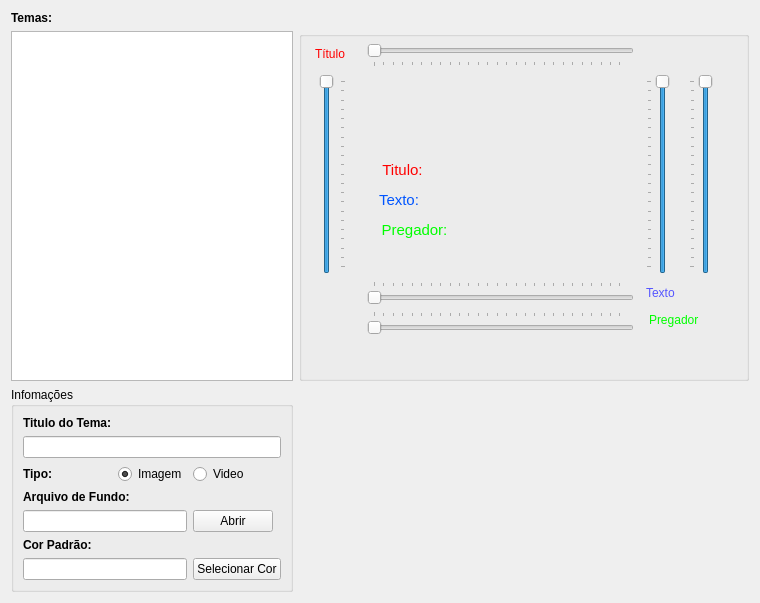
      <widget class="QWidget" name="tabEdicaoTemas">
       <attribute name="title">
        <string>Edição de Temas</string>
       </attribute>
       <layout class="QGridLayout" name="gridLayout_16">
        <item row="0" column="0">
         <widget class="QLabel" name="label_44">
          <property name="text">
           <string>&lt;!DOCTYPE HTML PUBLIC &quot;-//W3C//DTD HTML 4.0//EN&quot; &quot;http://www.w3.org/TR/REC-html40/strict.dtd&quot;&gt;
&lt;html&gt;&lt;head&gt;&lt;meta name=&quot;qrichtext&quot; content=&quot;1&quot; /&gt;&lt;style type=&quot;text/css&quot;&gt;
p, li { white-space: pre-wrap; }
&lt;/style&gt;&lt;/head&gt;&lt;body style=&quot; font-family:'DejaVu Sans'; font-size:9pt; font-weight:400; font-style:normal;&quot;&gt;
&lt;p style=&quot; margin-top:0px; margin-bottom:0px; margin-left:0px; margin-right:0px; -qt-block-indent:0; text-indent:0px;&quot;&gt;&lt;span style=&quot; font-weight:600;&quot;&gt;Temas:&lt;/span&gt;&lt;/p&gt;&lt;/body&gt;&lt;/html&gt;</string>
          </property>
         </widget>
        </item>
        <item row="1" column="0">
         <widget class="QListWidget" name="lstTemasPregadores"/>
        </item>
        <item row="1" column="1">
         <widget class="QGroupBox" name="grbTemaPregador">
          <property name="minimumSize">
           <size>
            <width>450</width>
            <height>350</height>
           </size>
          </property>
          <property name="maximumSize">
           <size>
            <width>450</width>
            <height>350</height>
           </size>
          </property>
          <property name="title">
           <string/>
          </property>
          <widget class="QLabel" name="label_41">
           <property name="geometry">
            <rect>
             <x>16</x>
             <y>11</y>
             <width>40</width>
             <height>25</height>
            </rect>
           </property>
           <property name="text">
            <string>&lt;!DOCTYPE HTML PUBLIC &quot;-//W3C//DTD HTML 4.0//EN&quot; &quot;http://www.w3.org/TR/REC-html40/strict.dtd&quot;&gt;
&lt;html&gt;&lt;head&gt;&lt;meta name=&quot;qrichtext&quot; content=&quot;1&quot; /&gt;&lt;style type=&quot;text/css&quot;&gt;
p, li { white-space: pre-wrap; }
&lt;/style&gt;&lt;/head&gt;&lt;body style=&quot; font-family:'Sans Serif'; font-size:9pt; font-weight:400; font-style:normal;&quot;&gt;
&lt;p style=&quot; margin-top:0px; margin-bottom:0px; margin-left:0px; margin-right:0px; -qt-block-indent:0; text-indent:0px;&quot;&gt;&lt;span style=&quot; color:#ff0000;&quot;&gt;Título&lt;/span&gt;&lt;/p&gt;&lt;/body&gt;&lt;/html&gt;</string>
           </property>
          </widget>
          <widget class="QSlider" name="vsrTituloPregador">
           <property name="geometry">
            <rect>
             <x>16</x>
             <y>43</y>
             <width>31</width>
             <height>200</height>
            </rect>
           </property>
           <property name="sizePolicy">
            <sizepolicy hsizetype="Fixed" vsizetype="Expanding">
             <horstretch>0</horstretch>
             <verstretch>0</verstretch>
            </sizepolicy>
           </property>
           <property name="maximumSize">
            <size>
             <width>267</width>
             <height>200</height>
            </size>
           </property>
           <property name="maximum">
            <number>200</number>
           </property>
           <property name="value">
            <number>200</number>
           </property>
           <property name="orientation">
            <enum>Qt::Vertical</enum>
           </property>
           <property name="tickPosition">
            <enum>QSlider::TicksBelow</enum>
           </property>
          </widget>
          <widget class="QSlider" name="hsrTextoPregador">
           <property name="enabled">
            <bool>true</bool>
           </property>
           <property name="geometry">
            <rect>
             <x>68</x>
             <y>250</y>
             <width>267</width>
             <height>25</height>
            </rect>
           </property>
           <property name="maximumSize">
            <size>
             <width>267</width>
             <height>16777215</height>
            </size>
           </property>
           <property name="maximum">
            <number>267</number>
           </property>
           <property name="orientation">
            <enum>Qt::Horizontal</enum>
           </property>
           <property name="tickPosition">
            <enum>QSlider::TicksAbove</enum>
           </property>
          </widget>
          <widget class="QSlider" name="hsrTituloPregador">
           <property name="geometry">
            <rect>
             <x>68</x>
             <y>11</y>
             <width>267</width>
             <height>25</height>
            </rect>
           </property>
           <property name="maximumSize">
            <size>
             <width>267</width>
             <height>16777215</height>
            </size>
           </property>
           <property name="maximum">
            <number>267</number>
           </property>
           <property name="sliderPosition">
            <number>0</number>
           </property>
           <property name="orientation">
            <enum>Qt::Horizontal</enum>
           </property>
           <property name="tickPosition">
            <enum>QSlider::TicksBelow</enum>
           </property>
          </widget>
          <widget class="QSlider" name="vsrTextoPregador">
           <property name="geometry">
            <rect>
             <x>347</x>
             <y>43</y>
             <width>25</width>
             <height>200</height>
            </rect>
           </property>
           <property name="maximumSize">
            <size>
             <width>16777215</width>
             <height>200</height>
            </size>
           </property>
           <property name="maximum">
            <number>200</number>
           </property>
           <property name="value">
            <number>200</number>
           </property>
           <property name="orientation">
            <enum>Qt::Vertical</enum>
           </property>
           <property name="tickPosition">
            <enum>QSlider::TicksAbove</enum>
           </property>
          </widget>
          <widget class="QLabel" name="label_42">
           <property name="geometry">
            <rect>
             <x>347</x>
             <y>250</y>
             <width>38</width>
             <height>25</height>
            </rect>
           </property>
           <property name="text">
            <string>&lt;!DOCTYPE HTML PUBLIC &quot;-//W3C//DTD HTML 4.0//EN&quot; &quot;http://www.w3.org/TR/REC-html40/strict.dtd&quot;&gt;
&lt;html&gt;&lt;head&gt;&lt;meta name=&quot;qrichtext&quot; content=&quot;1&quot; /&gt;&lt;style type=&quot;text/css&quot;&gt;
p, li { white-space: pre-wrap; }
&lt;/style&gt;&lt;/head&gt;&lt;body style=&quot; font-family:'Sans Serif'; font-size:9pt; font-weight:400; font-style:normal;&quot;&gt;
&lt;p style=&quot; margin-top:0px; margin-bottom:0px; margin-left:0px; margin-right:0px; -qt-block-indent:0; text-indent:0px;&quot;&gt;&lt;span style=&quot; color:#5555ff;&quot;&gt;Texto&lt;/span&gt;&lt;/p&gt;&lt;/body&gt;&lt;/html&gt;</string>
           </property>
          </widget>
          <widget class="QLabel" name="lblPregadorImageVis">
           <property name="geometry">
            <rect>
             <x>68</x>
             <y>43</y>
             <width>267</width>
             <height>200</height>
            </rect>
           </property>
           <property name="text">
            <string/>
           </property>
          </widget>
          <widget class="QLabel" name="lblPregadorTextoVis">
           <property name="enabled">
            <bool>false</bool>
           </property>
           <property name="geometry">
            <rect>
             <x>80</x>
             <y>160</y>
             <width>41</width>
             <height>22</height>
            </rect>
           </property>
           <property name="text">
            <string>&lt;!DOCTYPE HTML PUBLIC &quot;-//W3C//DTD HTML 4.0//EN&quot; &quot;http://www.w3.org/TR/REC-html40/strict.dtd&quot;&gt;
&lt;html&gt;&lt;head&gt;&lt;meta name=&quot;qrichtext&quot; content=&quot;1&quot; /&gt;&lt;style type=&quot;text/css&quot;&gt;
p, li { white-space: pre-wrap; }
&lt;/style&gt;&lt;/head&gt;&lt;body style=&quot; font-family:'DejaVu Sans'; font-size:9pt; font-weight:400; font-style:normal;&quot;&gt;
&lt;p style=&quot; margin-top:0px; margin-bottom:0px; margin-left:0px; margin-right:0px; -qt-block-indent:0; text-indent:0px; font-family:'Sans Serif';&quot;&gt;&lt;span style=&quot; font-size:11pt; color:#0055ff;&quot;&gt;Texto:&lt;/span&gt;&lt;/p&gt;&lt;/body&gt;&lt;/html&gt;</string>
           </property>
           <property name="alignment">
            <set>Qt::AlignLeading|Qt::AlignLeft|Qt::AlignTop</set>
           </property>
          </widget>
          <widget class="QLabel" name="lblPregadorTituloVis">
           <property name="geometry">
            <rect>
             <x>80</x>
             <y>130</y>
             <width>47</width>
             <height>23</height>
            </rect>
           </property>
           <property name="text">
            <string>&lt;!DOCTYPE HTML PUBLIC &quot;-//W3C//DTD HTML 4.0//EN&quot; &quot;http://www.w3.org/TR/REC-html40/strict.dtd&quot;&gt;
&lt;html&gt;&lt;head&gt;&lt;meta name=&quot;qrichtext&quot; content=&quot;1&quot; /&gt;&lt;style type=&quot;text/css&quot;&gt;
p, li { white-space: pre-wrap; }
&lt;/style&gt;&lt;/head&gt;&lt;body style=&quot; font-family:'DejaVu Sans'; font-size:9pt; font-weight:400; font-style:normal;&quot;&gt;
&lt;p style=&quot; margin-top:0px; margin-bottom:0px; margin-left:0px; margin-right:0px; -qt-block-indent:0; text-indent:0px; font-family:'Sans Serif';&quot;&gt;&lt;span style=&quot; font-size:11pt; color:#ff0000;&quot;&gt;Titulo:&lt;/span&gt;&lt;/p&gt;&lt;/body&gt;&lt;/html&gt;</string>
           </property>
           <property name="alignment">
            <set>Qt::AlignHCenter|Qt::AlignTop</set>
           </property>
          </widget>
          <widget class="QSlider" name="hsrPregadorPregador">
           <property name="enabled">
            <bool>true</bool>
           </property>
           <property name="geometry">
            <rect>
             <x>68</x>
             <y>280</y>
             <width>267</width>
             <height>25</height>
            </rect>
           </property>
           <property name="maximumSize">
            <size>
             <width>267</width>
             <height>16777215</height>
            </size>
           </property>
           <property name="maximum">
            <number>267</number>
           </property>
           <property name="orientation">
            <enum>Qt::Horizontal</enum>
           </property>
           <property name="tickPosition">
            <enum>QSlider::TicksAbove</enum>
           </property>
          </widget>
          <widget class="QLabel" name="label_43">
           <property name="geometry">
            <rect>
             <x>350</x>
             <y>280</y>
             <width>62</width>
             <height>19</height>
            </rect>
           </property>
           <property name="text">
            <string>&lt;!DOCTYPE HTML PUBLIC &quot;-//W3C//DTD HTML 4.0//EN&quot; &quot;http://www.w3.org/TR/REC-html40/strict.dtd&quot;&gt;
&lt;html&gt;&lt;head&gt;&lt;meta name=&quot;qrichtext&quot; content=&quot;1&quot; /&gt;&lt;style type=&quot;text/css&quot;&gt;
p, li { white-space: pre-wrap; }
&lt;/style&gt;&lt;/head&gt;&lt;body style=&quot; font-family:'DejaVu Sans'; font-size:9pt; font-weight:400; font-style:normal;&quot;&gt;
&lt;p style=&quot; margin-top:0px; margin-bottom:0px; margin-left:0px; margin-right:0px; -qt-block-indent:0; text-indent:0px;&quot;&gt;&lt;span style=&quot; color:#00ff00;&quot;&gt;Pregador&lt;/span&gt;&lt;/p&gt;&lt;/body&gt;&lt;/html&gt;</string>
           </property>
          </widget>
          <widget class="QLabel" name="lblPregadorPregadorVis">
           <property name="geometry">
            <rect>
             <x>80</x>
             <y>190</y>
             <width>71</width>
             <height>23</height>
            </rect>
           </property>
           <property name="text">
            <string>&lt;!DOCTYPE HTML PUBLIC &quot;-//W3C//DTD HTML 4.0//EN&quot; &quot;http://www.w3.org/TR/REC-html40/strict.dtd&quot;&gt;
&lt;html&gt;&lt;head&gt;&lt;meta name=&quot;qrichtext&quot; content=&quot;1&quot; /&gt;&lt;style type=&quot;text/css&quot;&gt;
p, li { white-space: pre-wrap; }
&lt;/style&gt;&lt;/head&gt;&lt;body style=&quot; font-family:'DejaVu Sans'; font-size:9pt; font-weight:400; font-style:normal;&quot;&gt;
&lt;p style=&quot; margin-top:0px; margin-bottom:0px; margin-left:0px; margin-right:0px; -qt-block-indent:0; text-indent:0px; font-family:'Sans Serif';&quot;&gt;&lt;span style=&quot; font-size:11pt; color:#00ff00;&quot;&gt;Pregador:&lt;/span&gt;&lt;/p&gt;&lt;/body&gt;&lt;/html&gt;</string>
           </property>
           <property name="alignment">
            <set>Qt::AlignHCenter|Qt::AlignTop</set>
           </property>
          </widget>
          <widget class="QSlider" name="vsrPregadorPregador">
           <property name="geometry">
            <rect>
             <x>390</x>
             <y>43</y>
             <width>25</width>
             <height>200</height>
            </rect>
           </property>
           <property name="maximumSize">
            <size>
             <width>16777215</width>
             <height>200</height>
            </size>
           </property>
           <property name="maximum">
            <number>200</number>
           </property>
           <property name="value">
            <number>200</number>
           </property>
           <property name="orientation">
            <enum>Qt::Vertical</enum>
           </property>
           <property name="tickPosition">
            <enum>QSlider::TicksAbove</enum>
           </property>
          </widget>
         </widget>
        </item>
        <item row="2" column="0">
         <widget class="QGroupBox" name="groupBox_3">
          <property name="title">
           <string>Infomações</string>
          </property>
          <layout class="QGridLayout" name="gridLayout_15">
           <item row="0" column="0">
            <widget class="QLabel" name="label_45">
             <property name="text">
              <string>&lt;!DOCTYPE HTML PUBLIC &quot;-//W3C//DTD HTML 4.0//EN&quot; &quot;http://www.w3.org/TR/REC-html40/strict.dtd&quot;&gt;
&lt;html&gt;&lt;head&gt;&lt;meta name=&quot;qrichtext&quot; content=&quot;1&quot; /&gt;&lt;style type=&quot;text/css&quot;&gt;
p, li { white-space: pre-wrap; }
&lt;/style&gt;&lt;/head&gt;&lt;body style=&quot; font-family:'DejaVu Sans'; font-size:9pt; font-weight:400; font-style:normal;&quot;&gt;
&lt;p style=&quot; margin-top:0px; margin-bottom:0px; margin-left:0px; margin-right:0px; -qt-block-indent:0; text-indent:0px;&quot;&gt;&lt;span style=&quot; font-weight:600;&quot;&gt;Titulo do Tema:&lt;/span&gt;&lt;/p&gt;&lt;/body&gt;&lt;/html&gt;</string>
             </property>
            </widget>
           </item>
           <item row="1" column="0" colspan="3">
            <widget class="QLineEdit" name="edtPregadorTemaTiulo"/>
           </item>
           <item row="2" column="0">
            <widget class="QLabel" name="label_47">
             <property name="text">
              <string>&lt;b&gt;Tipo:&lt;/b&gt;</string>
             </property>
            </widget>
           </item>
           <item row="2" column="1">
            <widget class="QRadioButton" name="rdbPregadorImagem">
             <property name="text">
              <string>Imagem</string>
             </property>
             <property name="checked">
              <bool>true</bool>
             </property>
            </widget>
           </item>
           <item row="2" column="2">
            <widget class="QRadioButton" name="rdbPregadorVideo">
             <property name="text">
              <string>Video</string>
             </property>
            </widget>
           </item>
           <item row="3" column="0" colspan="3">
            <widget class="QLabel" name="label_46">
             <property name="text">
              <string>&lt;!DOCTYPE HTML PUBLIC &quot;-//W3C//DTD HTML 4.0//EN&quot; &quot;http://www.w3.org/TR/REC-html40/strict.dtd&quot;&gt;
&lt;html&gt;&lt;head&gt;&lt;meta name=&quot;qrichtext&quot; content=&quot;1&quot; /&gt;&lt;style type=&quot;text/css&quot;&gt;
p, li { white-space: pre-wrap; }
&lt;/style&gt;&lt;/head&gt;&lt;body style=&quot; font-family:'DejaVu Sans'; font-size:9pt; font-weight:400; font-style:normal;&quot;&gt;
&lt;p style=&quot; margin-top:0px; margin-bottom:0px; margin-left:0px; margin-right:0px; -qt-block-indent:0; text-indent:0px;&quot;&gt;&lt;span style=&quot; font-weight:600;&quot;&gt;Arquivo de Fundo:&lt;/span&gt;&lt;/p&gt;&lt;/body&gt;&lt;/html&gt;</string>
             </property>
            </widget>
           </item>
           <item row="4" column="0" colspan="2">
            <widget class="QLineEdit" name="edtPregadorFundo"/>
           </item>
           <item row="4" column="2">
            <widget class="QPushButton" name="btnAbrirFundoPregador">
             <property name="sizePolicy">
              <sizepolicy hsizetype="Fixed" vsizetype="Fixed">
               <horstretch>0</horstretch>
               <verstretch>0</verstretch>
              </sizepolicy>
             </property>
             <property name="text">
              <string>Abrir</string>
             </property>
            </widget>
           </item>
           <item row="5" column="0">
            <widget class="QLabel" name="label_48">
             <property name="text">
              <string>&lt;!DOCTYPE HTML PUBLIC &quot;-//W3C//DTD HTML 4.0//EN&quot; &quot;http://www.w3.org/TR/REC-html40/strict.dtd&quot;&gt;
&lt;html&gt;&lt;head&gt;&lt;meta name=&quot;qrichtext&quot; content=&quot;1&quot; /&gt;&lt;style type=&quot;text/css&quot;&gt;
p, li { white-space: pre-wrap; }
&lt;/style&gt;&lt;/head&gt;&lt;body style=&quot; font-family:'DejaVu Sans'; font-size:9pt; font-weight:400; font-style:normal;&quot;&gt;
&lt;p style=&quot; margin-top:0px; margin-bottom:0px; margin-left:0px; margin-right:0px; -qt-block-indent:0; text-indent:0px;&quot;&gt;&lt;span style=&quot; font-weight:600;&quot;&gt;Cor Padrão:&lt;/span&gt;&lt;/p&gt;&lt;/body&gt;&lt;/html&gt;</string>
             </property>
             <property name="buddy">
              <cstring>label_48</cstring>
             </property>
            </widget>
           </item>
           <item row="6" column="0" colspan="2">
            <widget class="QLineEdit" name="lineEdit"/>
           </item>
           <item row="6" column="2">
            <widget class="QPushButton" name="btnPregadorTemaCor">
             <property name="text">
              <string>Selecionar Cor</string>
             </property>
            </widget>
           </item>
          </layout>
         </widget>
        </item>
       </layout>
      </widget>
